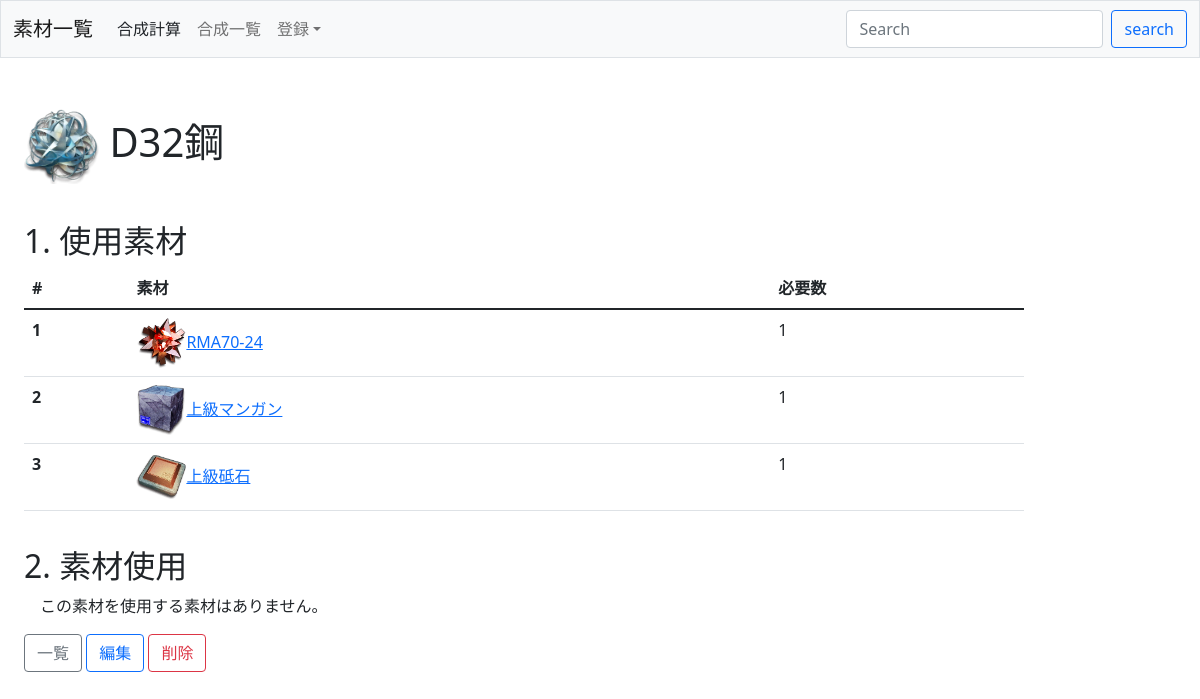
Page /composite/detail/35/ on the committed database.
### composite/models.py (models this page shows, shortened)
class Item(models.Model):
    name = models.CharField(max_length=100, unique=True)
    thumbnail = models.ImageField()
    rarity = models.CharField(
        max_length=100,
        choices=RARITY
    )

class Composite(models.Model):
    item = models.ForeignKey(
        Item,
        on_delete=models.CASCADE,
        related_name='composite_items',
    )
    material = models.ForeignKey(
        Item,
        on_delete=models.CASCADE,
        related_name='composite_materials',
    )
    quantity = models.PositiveIntegerField(default=1)

### composite/views.py (the view)
# urls.py: path('composite/detail/<int:pk>/', views.DetailCompView.as_view(), name='detail-composite'),
class DetailCompView(DetailView):
    template_name = 'composite/comp_detail.html'
    model = Item
    def get_context_data(self, **kwargs):
        context = super().get_context_data(**kwargs)
        item_name = self.object.name
        composite_items = Composite.objects.filter(item__name=item_name)
        use_items = Composite.objects.filter(material__name=item_name)
        context['item_name'] = item_name
        context['composite_items'] = composite_items
        context['use_items'] = use_items
        return context

### composite/templates/composite/comp_detail.html (shortened to what this page needs)
{% extends 'base.html' %}
{% block h1 %}<img src="{{ item.thumbnail.url }}" alt="{{ item.name }}" style="max-width: 75px;"> {{ item_name }}{% endblock %}
{% block content %}
    <h2>1. 使用素材</h2>
    {% if composite_items %}
        <table class="table" style="max-width: 1000px;">
            <thead>
                <tr>
                    <th scope="col">#</th>
                    <th scope="col">素材</th>
                    <th scope="col">必要数</th>
                </tr>
            </thead>
            <tbody>
                {% for composite in composite_items %}
                    <tr>
                        <th scope="row">{{ forloop.counter }}</th>
                        <td><a href="{% url 'detail-composite' composite.material.pk %}"><img src="{{ composite.material.thumbnail.url }}" alt="{{ composite.material.name }}" style="width: 50px;">{{ composite.material.name }}</a></td>
                        <td>{{ composite.quantity }}</td>
                    </tr>
                {% endfor %}
            </tbody>
        </table>
    {% else %}
        <p>　この素材に合成素材はありません。</p>
    {% endif %}
    <h2>2. 素材使用</h2>
    {% if use_items %}
        <table class="table" style="max-width: 1000px;">
            <thead>
                <tr>
                    <th scope="col">#</th>
                    <th scope="col">使用</th>
                    <th scope="col">使用数</th>
                </tr>
            </thead>
            <tbody>
                {% for use in use_items %}
                    <tr>
                        <th scope="row">{{ forloop.counter }}</th>
                        <td><a href="{% url 'detail-composite' use.item.pk%}"><img src="{{ use.item.thumbnail.url }}" alt="{{ use.item.name }}" style="width: 50px;">{{ use.item.name }}</a></td>
                        <td>{{ use.quantity }}</td>
                    </tr>
                {% endfor %}
            </tbody>
        </table>
    {% else %}
        <p>　この素材を使用する素材はありません。</p>
    {% endif %}
    <div class="text-right">
        <a href="{% url 'search-item' %}" class="btn btn-outline-secondary">一覧</a>
        <a href="{% url 'update-item' item.pk %}" class="btn btn-outline-primary">編集</a>
        <a href="{% url 'delete-item' item.pk %}" class="btn btn-outline-danger">削除</a>
    </div>
{% endblock %}

### composite/static/composite/css/style.css (style rules this page uses)
img { object-fit: contain; width: 100%; height: 100%; }
h2 { clear: both; padding-top: 20px; }

### composite/templates/base.html (style rules this page uses)
img { object-fit: contain; width: 100%; height: 100%; }
h2 { clear: both; padding-top: 20px; }

### rows in the picture
Item: thumbnail (picture), name "D32鋼"
Composite: material.thumbnail (picture), material.name "RMA70-24", quantity "1"
Composite: material.thumbnail (picture), material.name "上級マンガン", quantity "1"
Composite: material.thumbnail (picture), material.name "上級砥石", quantity "1"
